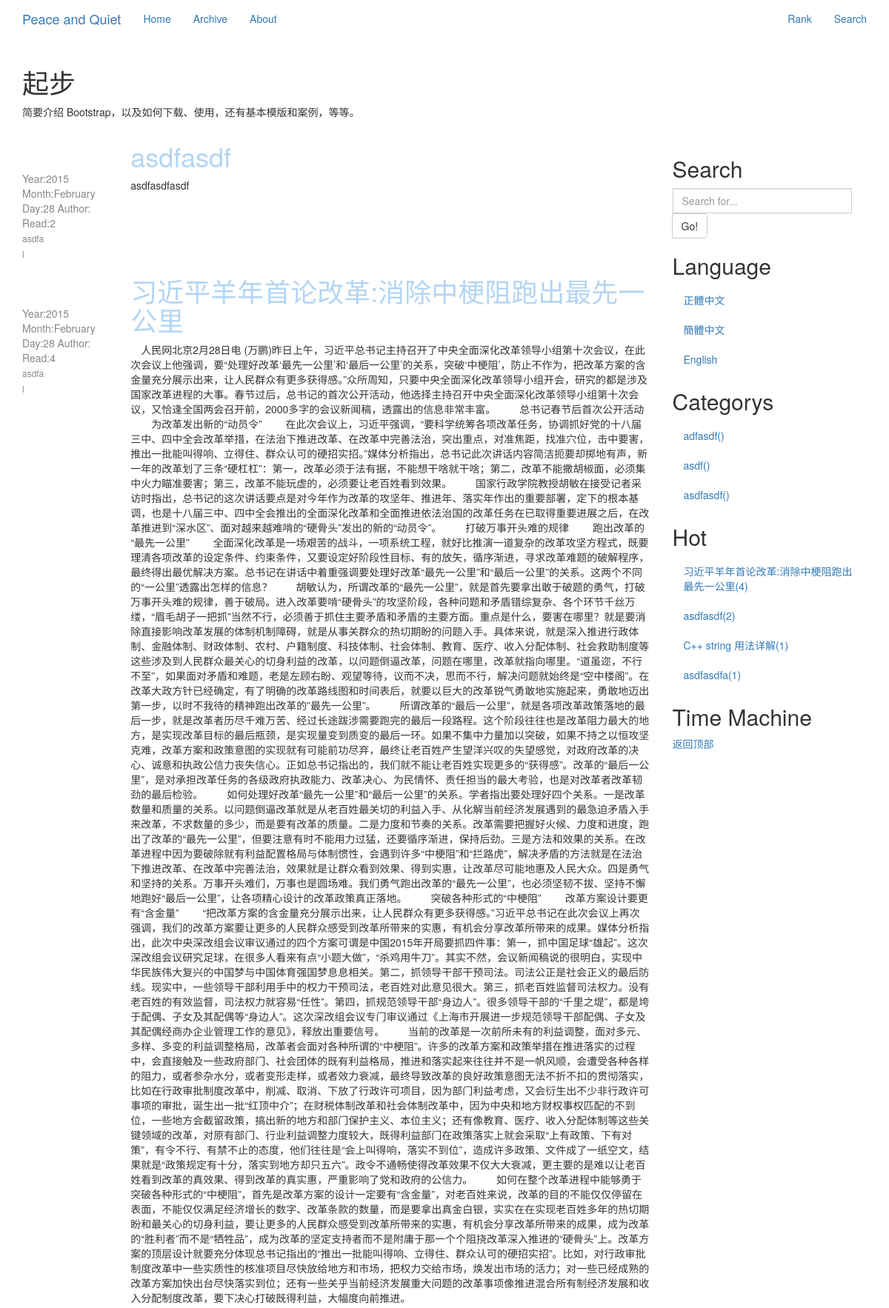
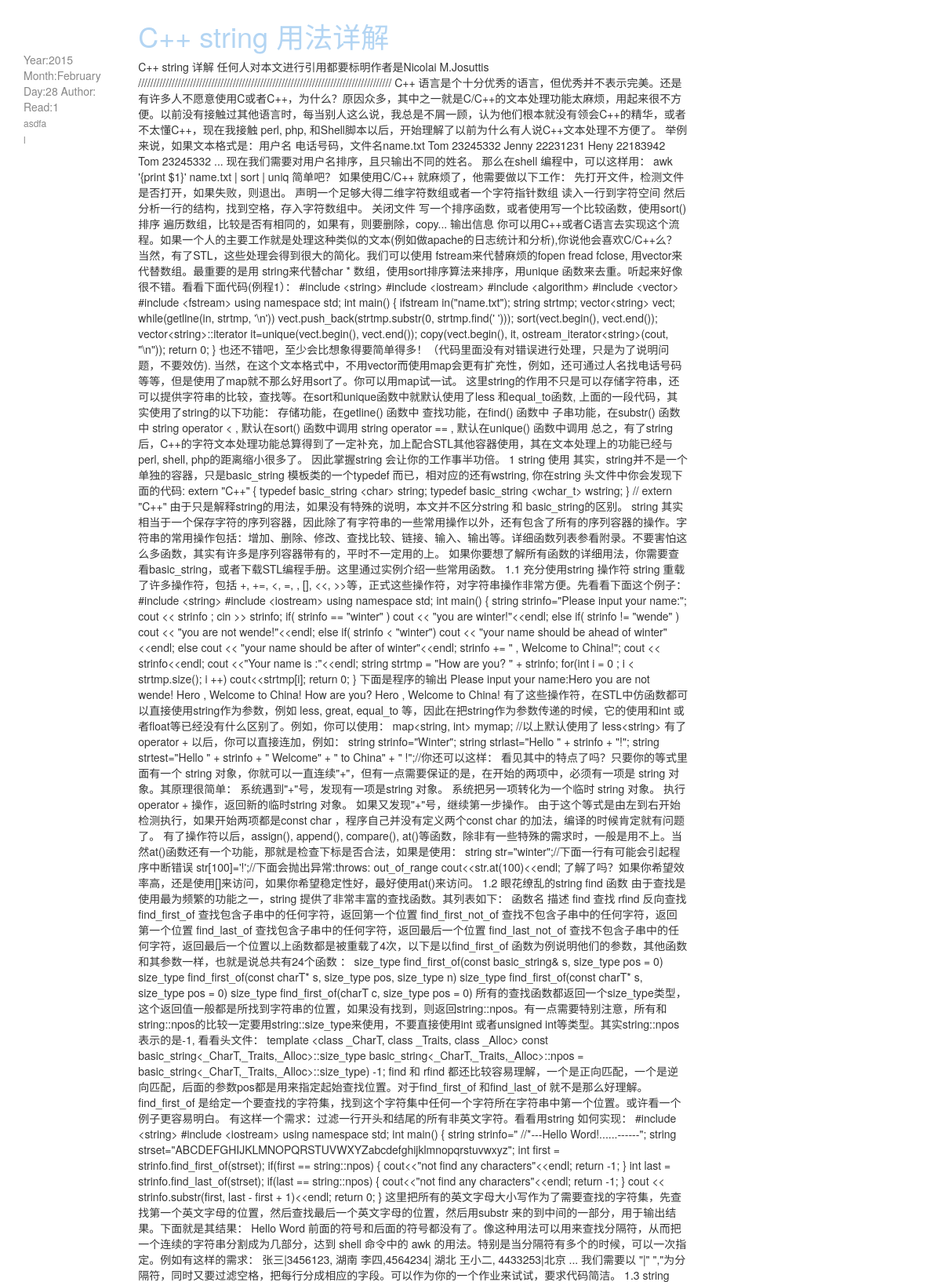
The page / (upper part) on the database its author committed (2 pictures, top to bottom).
### Blog/models.py (models this page shows, shortened)
class Blog(models.Model):
    title = models.CharField("標題", max_length=150, unique=True, null=False, blank=False)
    createTime = models.DateTimeField("創建時間", auto_now_add=True, auto_now=False)
    updateTime = models.DateTimeField("修改時間", auto_now_add=False, auto_now=True)
    body = models.TextField("內容")
    accessCount = models.IntegerField("瀏覽量", default=1, editable=False)
    category = models.ForeignKey('Category', verbose_name="分類集合", related_name='category')
    shortUrl = models.CharField("短URL", max_length=150, unique=True, null=False, blank=False, editable=False)
    tags = models.ManyToManyField('Tag', verbose_name="標籤集合", null=True)
    tags.help_text = '標籤集合'

class Category(models.Model):
    title = models.CharField('分類', max_length=30, unique=True)
    shortUrl = models.CharField("短URL", max_length=150, unique=True, null=False, blank=False, editable=False)
    class Meta:
        ordering = ('title',)

### Blog/views.py (the view)
# urls.py: url(r'^$', 'Blog.views.home', name='home'),
def home(request):
    posts = Blog.objects.order_by('-updateTime')
    categorys = Category.objects.all()
    hotPassages = Blog.objects.order_by('-accessCount')[:10]
    timeMachine = Blog.objects
    return render(request, 'home.html', {'posts': posts, 'categorys': categorys,
                                         'hotPassages': hotPassages})

### template/home.html (shortened to what this page needs)
{% extends 'base.html' %}
{% block content %}
    <div class="col-md-9" role="main">
        {% for post in posts %}
            <div class="row">
                <div class="col-md-2" role="complementary">
                    <nav class="visible-lg-inline-block">
                        <div class="title">
                            <br/>
                            <br/>
                            <br/>
                            <span>Year:{{ post.createTime|date:"Y" }}</span>
                            <span>Month:{{ post.createTime|date:"F" }}</span>
                            <span>Day:{{ post.createTime|date:"d" }}</span>
                            <span>Author:</span>
                            <span>Read:{{ post.accessCount }}</span>
                            <li><a href="">asdfa</a></li>
                            <li><a href="">l</a></li>
                        </div>
                    </nav>
                </div>
                <div class="col-md-10" role="main">
                    <div class="title"><a href="{% url 'archive' shortUrl=post.shortUrl %}">
                        <h1>{{ post.title }}</h1>
                    </a></div>
                    <p>{{ post.body }}</p>
                </div>
            </div>
        {% endfor %}
    </div>
    {% block rightSide %}
        {% include "rightSide.html" %}
    {% endblock %}
{% endblock %}

### template/rightSide.html (shortened to what this page needs)
<div class="col-md-3" role="complementary">
    <nav class="bs-docs-sidebar hidden-print hidden-xs hidden-sm affix-top">
        <ul class="nav bs-docs-sidenav">
            <li><a></a></li>
            <li><h2>Search</h2></li>
            <li>
                <div class="input-group">
                    <form action="{% url 'search' %}" method="post">
                        <input type="text" class="form-control" name="query" placeholder="Search for...">
                            <span class="input-group-btn">
                                <button class="btn btn-default" type="submit">Go!</button>
                            </span>
                    </form>
                </div>
            </li>
            <li><h2>Language</h2></li>
            <li><a href="#">正體中文</a></li>
            <li><a href="#">簡體中文</a></li>
            <li><a href="#">English</a></li>
            <li><h2>Categorys</h2></li>
            {% for category in categorys %}
                <li><a href="{% url 'category' shortUrl=category.shortUrl %}">{{ category.title }}()</a></li>
            {% endfor %}
            <li><h2>Hot</h2></li>
            {% for hotPassage in hotPassages %}
                <li>
                    <a href="{% url 'archive' shortUrl=hotPassage.shortUrl %}">{{ hotPassage.title }}({{ hotPassage.accessCount }})</a>
                </li>
            {% endfor %}
            <li><h2>Time Machine</h2></li>
        </ul>
        <a class="back-to-top" href="#top">
            返回顶部
        </a>
    </nav>
</div>

### template/base.html (style rules this page uses)
.title span { color: #878787; }
.title li { list-style-type: none; }
.title a { color: #898989; font-size: 12px; line-height: 20px; text-align: center; text-decoration: none; -o-transition: color 0.5s linear; -webkit-transition: color 0.5s linear; -moz-transition: color 0.5s linear; transition: color 0.5s linear; }
.title a > h1 { color: #B3D5F3; text-align: left; text-decoration: none; -o-transition: color 0.5s linear; -webkit-transition: color 0.5s linear; -moz-transition: color 0.5s linear; transition: color 0.5s linear; }

### rows shown on the page
Blog: createTime "2015", createTime "February", createTime "28", accessCount "2", title "asdfasdf", body "asdfasdfasdf"
Blog: createTime "2015", createTime "February", createTime "28", accessCount "4", title "习近平羊年首论改革:消除中梗阻跑出最先一公里", body "人民网北京2月28日电 (万鹏)昨日上午，习近平总书记主持召开了中央全面深化改革领导小组第十次会议，在此次会议上他强调，要“处理好改革‘最先一公里’和‘最后一公里’的关系，突破‘中梗阻’，防止不作为，把改革方案的含金量充分展示出来，让人民群众有更多获得感。”众所周知，只要中央全面深化改革领导小组开会，研究的都是涉及国家改革进程的大事。春节过后，总书记的首次公开活动，他选择主持召开中央全面深化改革领导小组第十次会议，又恰逢全国两会召开前，2000多字的会议新闻稿，透露出的信息非常丰富。 总书记春节后首次公开活动 为改革发出新的“动员令” 在此次会议上，习近平强调，“要科学统筹各项改革任务，协调抓好党的十八届三中、四中全会改革举措，在法治下推进改革、在改革中完善法治，突出重点，对准焦距，找准穴位，击中要害，推出一批能叫得响、立得住、群众认可的硬招实招。”媒体分析指出，总书记此次讲话内容简洁扼要却掷地有声，新一年的改革划了三条“硬杠杠”：第一，改革必须于法有据，不能想干啥就干啥；第二，改革不能撒胡椒面，必须集中火力瞄准要害；第三，改革不能玩虚的，必须要让老百姓看到效果。 国家行政学院教授胡敏在接受记者采访时指出，总书记的这次讲话要点是对今年作为改革的攻坚年、推进年、落实年作出的重要部署，定下的根本基调，也是十八届三中、四中全会推出的全面深化改革和全面推进依法治国的改革任务在已取得重要进展之后，在改革推进到“深水区”、面对越来越难啃的“硬骨头”发出的新的“动员令”。 打破万事开头难的规律 跑出改革的“最先一公里”…"
Blog: createTime "2015", createTime "February", createTime "28", accessCount "1", title "C++ string 用法详解"
Category: title "adfasdf"
Category: title "asdf"
Category: title "asdfasdf"
Blog: title "asdfasdfa", accessCount "1"
